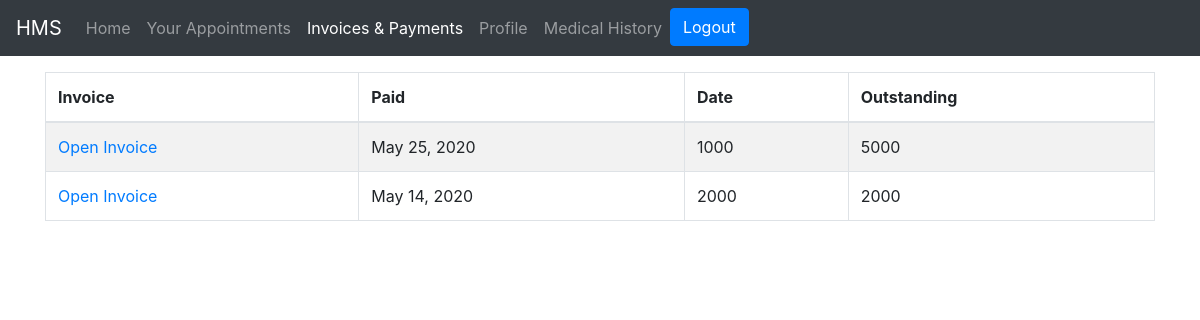
The page /patient/payments (signed in) on the database its author committed.
### department/models.py (models this page shows, shortened)
class Outstanding(models.Model):
    patient_name = models.ForeignKey(User, limit_choices_to={'groups__name': "Patients"}, on_delete=models.CASCADE, related_name="Patient++")
    date = models.DateField()
    Total = models.CharField(max_length=20, null=True)
    paid = models.CharField(max_length=20, null=True)
    outstanding = models.CharField(max_length=11, null=True)

### patient/views.py (the view)
# urls.py: path('payments', views.invoices, name='patientInvoices'),
def invoices(request):
    invoice = Outstanding.objects.filter(patient_name=request.user)
    context = {'invoice': invoice}
    return render(request, 'patient/invoices.html', context)

### department/templatetags/extras.py (called while the page is built)
@register.filter(name='has_group')
def has_group(user, group_name):
    group = Group.objects.get(name=group_name)
    return True if group in user.groups.all() else False

### patient/templates/patient/invoices.html (shortened to what this page needs)
{% extends 'base.html' %}
{% load extras %}
{% block content %}
{% if user.is_authenticated and request.user|has_group:'Patients' %}
{% include 'patient/navbar.html' with invoiceactive='active' %}
<div class="container my-3">
<table class="table table-striped table-bordered">
  <thead>
    <tr>
      <th scope="col">Invoice</th>
      <th scope="col">Paid</th>
      <th scope="col">Date</th>
      <th scope="col">Outstanding</th>
    </tr>
  </thead>
  <tbody>
  {% for inv in invoice  %}
    <tr>
      <td><a href="#">Open Invoice</a></td>
      <td>{{inv.date}}</td>
      <td>{{inv.paid}}</td>
      <td>{{inv.outstanding}}</td>
    </tr>
    {% endfor %}
  </tbody>
</table>
</div>
{% else %}
<h3>You are not auhtorized to view this page</h3>
{% endif %}
{% endblock content %}

### rows shown on the page
Outstanding: date "May 25, 2020", paid "1000", outstanding "5000"
Outstanding: date "May 14, 2020", paid "2000", outstanding "2000"
